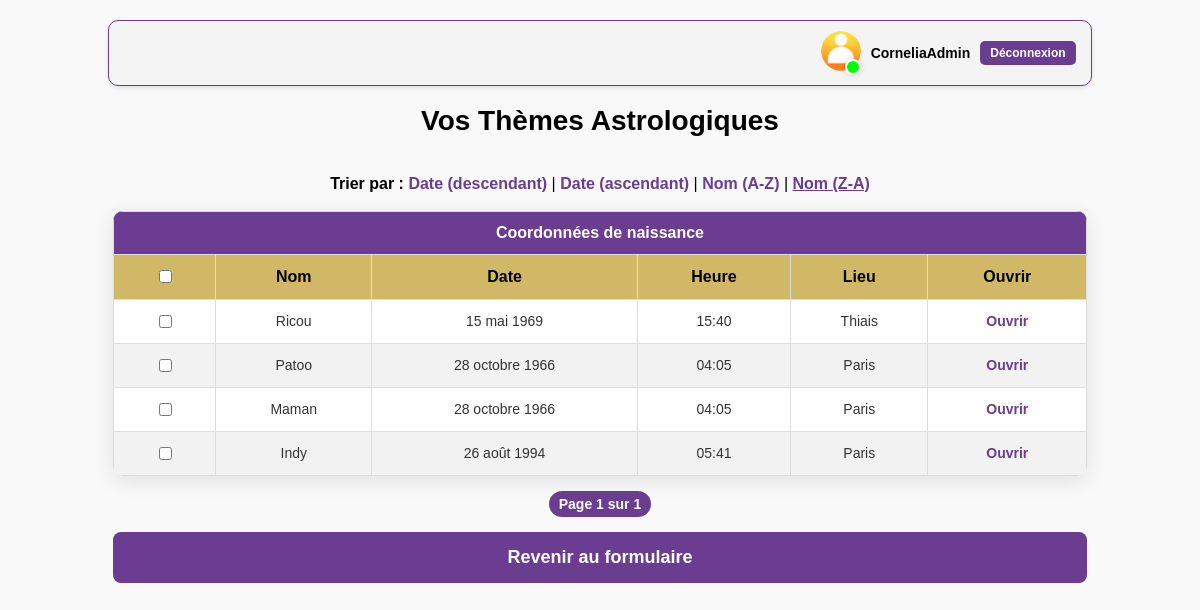
Page /themes/?sort=-name (signed in) on the committed database.
### astroapp/models.py (models this page shows, shortened)
class CustomUser(AbstractUser):
    email = models.EmailField(unique=True)  # Assure l'unicité de l'email

class ThemeAstrologique(models.Model):
    utilisateur = models.ForeignKey(CustomUser, on_delete=models.CASCADE)
    name = models.CharField(max_length=255)
    birthdate = models.DateField()
    birthtime = models.TimeField()
    country_of_birth = models.CharField(max_length=255)
    city_of_birth = models.CharField(max_length=255)
    date_de_creation = models.DateTimeField(auto_now_add=True)

### astroapp/views.py (the view)
# urls.py: path('themes/', views.liste_themes, name='liste_themes'),
@login_required
def liste_themes(request):
    sort = request.GET.get('sort', '-date_de_creation')
    allowed_sorts = ['name', 'date_de_creation', '-date_de_creation', '-name']
    if sort not in allowed_sorts:
        sort = '-date_de_creation'  # Revenir au tri par défaut si le paramètre est invalide
    themes = ThemeAstrologique.objects.filter(utilisateur=request.user).order_by(sort)
    paginator = Paginator(themes, 10)  # 10 thèmes par page
    page_number = request.GET.get('page')  # Récupérer le numéro de page dans l'URL
    page_obj = paginator.get_page(page_number)  # Obtenir la page correspondante
    return render(request, 'liste_themes.html', {
        'page_obj': page_obj,  # Objets de la page actuelle
        'current_sort': sort,  # Critère de tri actuel
    })

### astroapp/templates/liste_themes.html (shortened to what this page needs)
{% load static %}
<!DOCTYPE html>
<html lang="fr">
<head>
</head>
<body>
<div class="auth-user">
    {% if user.is_authenticated %}
        <div class="auth-logged-in">
            <div style="position: relative; display: inline-block;">
                <img src="{% static 'images/user-icons/user-icon-orange.png' %}" alt="Icône utilisateur" class="user-icon">
                <div class="status-indicator"></div>
            </div>
            <span class="user-name">{{ user.username }}</span>
            <a href="{% url 'deconnexion' %}" class="logout-btn">Déconnexion</a>
        </div>
    {% else %}
        <div class="auth-links">
            <a href="{% url 'connexion' %}" class="auth-btn">Connexion</a>
            <a href="{% url 'inscription' %}" class="auth-btn">S'inscrire</a>
        </div>
    {% endif %}
</div>
    <h1>Vos Thèmes Astrologiques</h1>
<br>
<div class="div-tri">
<div class="tri-options">
    <strong>Trier par :</strong>
    <a href="?sort=-date_de_creation" {% if current_sort == '-date_de_creation' %}class="active"{% endif %}>Date (descendant)</a> |
    <a href="?sort=date_de_creation" {% if current_sort == 'date_de_creation' %}class="active"{% endif %}>Date (ascendant)</a> |
    <a href="?sort=name" {% if current_sort == 'name' %}class="active"{% endif %}>Nom (A-Z)</a> |
    <a href="?sort=-name" {% if current_sort == '-name' %}class="active"{% endif %}>Nom (Z-A)</a>
</div>
</div>
<br>
<div>
<table>
    <tr>
        <th colspan="6">Coordonnées de naissance</th>
    </tr>
    <tr>
        <th class="div-birth-details">
            <input type="checkbox" id="selectAll" />
        </th>
        <th class="div-birth-details">Nom</th>
        <th class="div-birth-details">Date</th>
        <th class="div-birth-details">Heure</th>
        <th class="div-birth-details">Lieu</th>
        <th class="div-birth-details">Ouvrir</th>
    </tr>
    {% for theme in page_obj %}
    <tr>
        <td>
           <input type="checkbox" class="theme-checkbox" data-id="{{ theme.id }}" />
        </td>
        <td>{{ theme.name }}</td>
        <td>{{ theme.birthdate }}</td>
        <td>{{ theme.birthtime }}</td>
        <td>{{ theme.city_of_birth }}</td>
        <td>
            <a href="{% url 'ouvrir_theme' theme.id %}">Ouvrir</a>
        </td>
    </tr>
    {% empty %}
    <tr>
        <td colspan="6">Aucun thème trouvé.</td>
    </tr>
    {% endfor %}
</table>
</div>
<div class="pagination">
    <span class="step-links">
        <span class="current">
            Page {{ page_obj.number }} sur {{ page_obj.paginator.num_pages }}
        </span>
    </span>
</div>
<div>
<a href="{% url 'birth_data' %}" class="btn-retour-formulaire">Revenir au formulaire</a>
</div>
</body>
</html>

### astroapp/templates/liste_themes.html (style rules this page uses)
.auth-user { display: flex; align-items: center; justify-content: flex-end; gap: 10px; padding: 10px 15px; background-color: #f4f4f4; border:#6A3D90 1px solid; border-radius: 10px; box-shadow: 0 2px 5px rgba(0, 0, 0, 0.1); width: 82%; margin: 0 auto; }
.auth-logged-in { display: flex; align-items: center; gap: 10px; }
.user-icon { width: 40px; height: 40px; border-radius: 50%; object-fit: cover; }
.status-indicator { position: absolute; bottom: 0; right: 0; width: 12px; height: 12px; background-color: #00ff00; border: 2px solid white; border-radius: 50%; box-shadow: 0 0 5px rgba(0, 0, 0, 0.2); }
.user-name { font-weight: bold; font-size: 14px; color: #000; }
.logout-btn { background-color: #6A3D90; color: white; padding: 5px 10px; border-radius: 5px; text-decoration: none; font-size: 12px; transition: background-color 0.3s ease; }
body { font-family: 'Arial', sans-serif; margin: 0; padding: 20px; background-color: #f9f9f9; }
h1 { text-align: center; color: #000; font-size: 28px; margin-bottom: 20px; }
table { width: 84%; margin: 0 auto; border-collapse: collapse; background-color: #fff; border-radius: 10px; overflow: hidden; box-shadow: 0 5px 20px rgba(0, 0, 0, 0.1); }
.div-birth-details { background:#D1B866; color: #000; }
th, td { padding: 12px 15px; text-align: center; border: 1px solid #ddd; }
th { background-color: #6A3D90; color: white; font-size: 16px; font-weight: bold; }
tr:nth-child(even) { background-color: #f2f2f2; }
td { font-size: 14px; color: #333; }
a { color: #6A3D90; font-weight: bold; text-decoration: none; transition: color 0.3s ease, transform 0.2s ease; }
.btn-retour-formulaire { display: block; width: 84%; margin: 20px auto; padding: 15px 0; background-color: #6A3D90; color: white; text-align: center; text-decoration: none; font-weight: bold; border-radius: 8px; font-size: 18px; transition: background-color 0.3s ease, transform 0.2s ease; }
.div-tri { text-align:center; }
.tri-options a.active { font-weight: bold; text-decoration: underline; text-align:center; }
.pagination { display: flex; justify-content: center; align-items: center; margin: 20px 0; font-size: 14px; }
.pagination .current { font-weight: bold; color: white; background-color: #6A3D90; border-radius: 20px; padding: 5px 10px; }
.pagination span { color: #555; font-style: normal; margin: 0 5px; }

### rows in the picture
CustomUser: username "CorneliaAdmin"
ThemeAstrologique: name "Ricou", birthdate "15 mai 1969", birthtime "15:40", city_of_birth "Thiais"
ThemeAstrologique: name "Patoo", birthdate "28 octobre 1966", birthtime "04:05", city_of_birth "Paris"
ThemeAstrologique: name "Maman", birthdate "28 octobre 1966", birthtime "04:05", city_of_birth "Paris"
ThemeAstrologique: name "Indy", birthdate "26 août 1994", birthtime "05:41", city_of_birth "Paris"

### other values in the picture
{{ page_obj.number }} "1"
{{ page_obj.paginator.num_pages }} "1"
